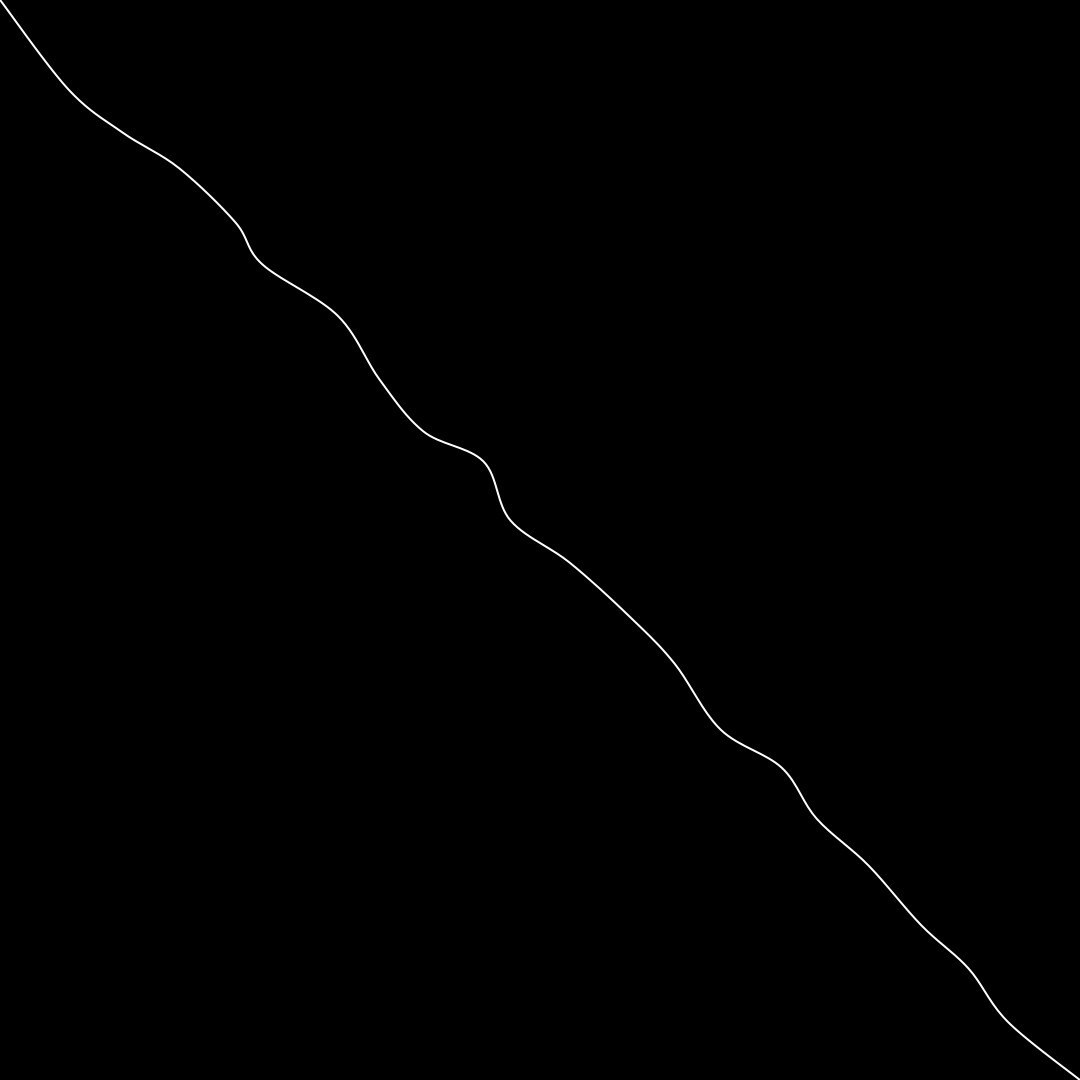
Frame 1 (no input)
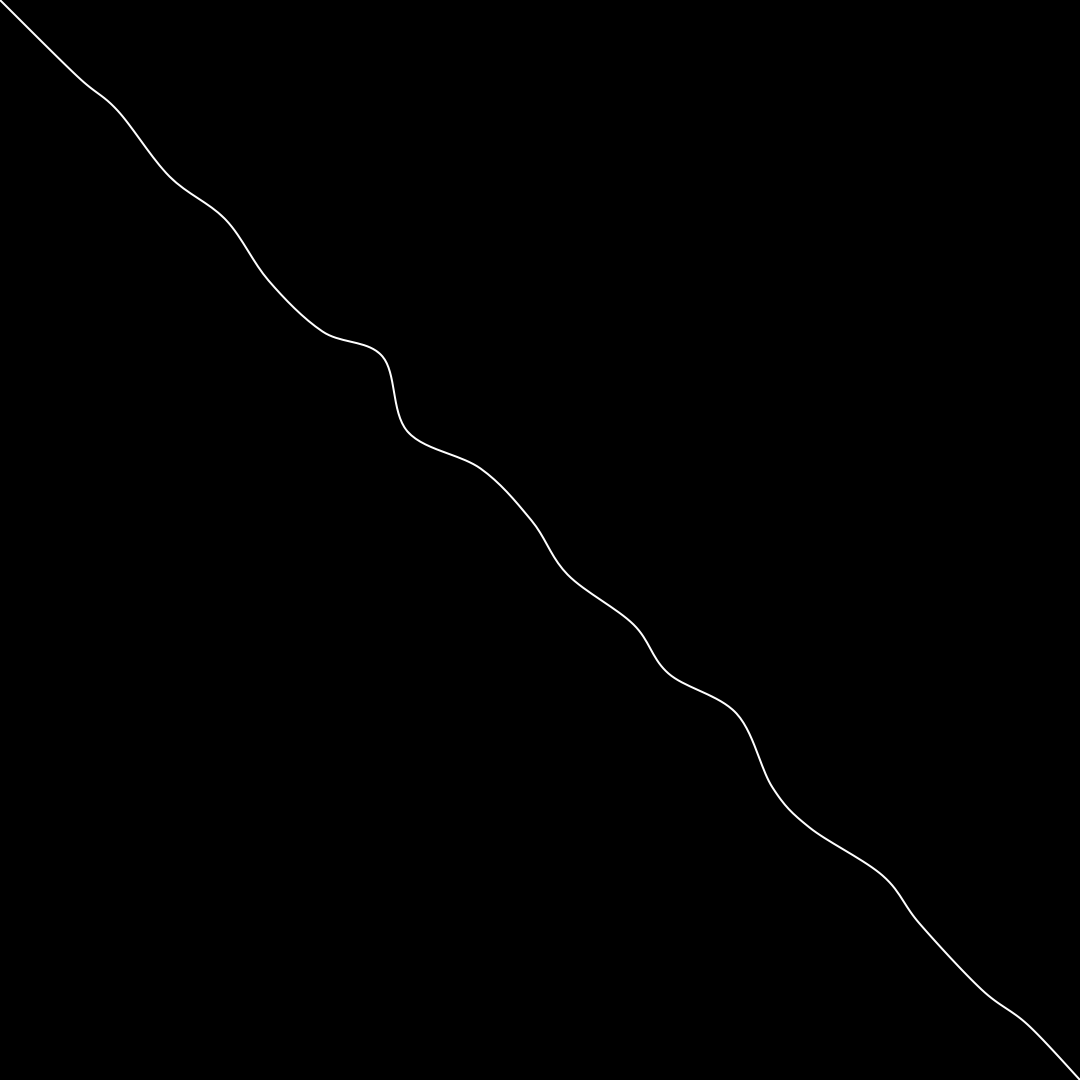
Frame 2 (the mouse pressed at the canvas centre, redrawn once)

The Processing sketch that drew these frames (run headless with seeded random() and noise(); the mouse was pressed at the canvas centre and the sketch redrawn once):

// Processing sketch: week10_alptugan_noise_04_diagonal
// ── week10_alptugan_noise_04_diagonal.pde
float x;
float y;

void setup() {
  surface.setLocation(0, 0);
  size(1080, 1080);
  background(0);

  smooth(); 
  noLoop();
}


void draw() {
  background(0);
  stroke(255);
  strokeWeight(2);

  noFill();
  beginShape();
  //circle(0, 0, 5);
  x = 0;
  y = 0;
  curveVertex(x, y);
  curveVertex(x, y);
  
  for (int i = 50; i < width - 50; i = i + 50) {
    x = i + noise(0, i * 0.04) * 50;
    y = i + noise(i * 0.04, 0) * 50;

    curveVertex(x, y);
    //circle(x, y, 5);
  }
  curveVertex(width, height);
  curveVertex(width, height);
  //circle(width, height, 5);
  endShape();
}

void mousePressed() {
  noiseSeed(int(random(999999)));
  loop();
}

void mouseReleased() {
  noLoop();
}
